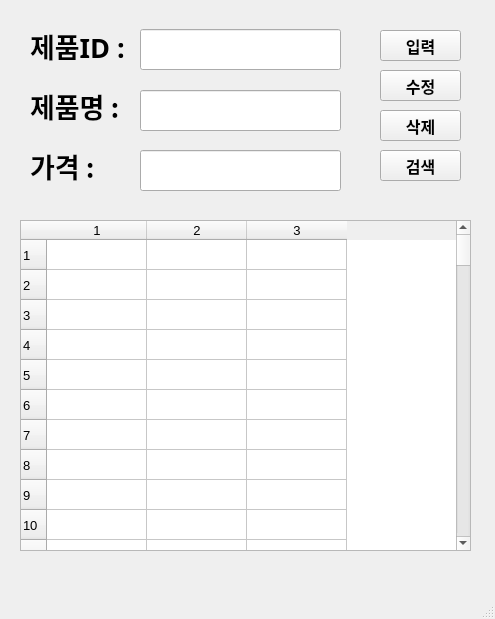
<?xml version="1.0" encoding="UTF-8"?>
<ui version="4.0">
 <class>MainWindow</class>
 <widget class="QMainWindow" name="MainWindow">
  <property name="geometry">
   <rect>
    <x>0</x>
    <y>0</y>
    <width>495</width>
    <height>619</height>
   </rect>
  </property>
  <property name="windowTitle">
   <string>MainWindow</string>
  </property>
  <widget class="QWidget" name="centralwidget">
   <widget class="QLabel" name="label">
    <property name="geometry">
     <rect>
      <x>30</x>
      <y>20</y>
      <width>101</width>
      <height>51</height>
     </rect>
    </property>
    <property name="font">
     <font>
      <family>맑은 고딕</family>
      <pointsize>20</pointsize>
      <weight>75</weight>
      <bold>true</bold>
     </font>
    </property>
    <property name="text">
     <string>제품ID :</string>
    </property>
   </widget>
   <widget class="QLabel" name="label_2">
    <property name="geometry">
     <rect>
      <x>30</x>
      <y>80</y>
      <width>101</width>
      <height>51</height>
     </rect>
    </property>
    <property name="font">
     <font>
      <family>맑은 고딕</family>
      <pointsize>20</pointsize>
      <weight>75</weight>
      <bold>true</bold>
     </font>
    </property>
    <property name="text">
     <string>제품명 :</string>
    </property>
   </widget>
   <widget class="QLabel" name="label_3">
    <property name="geometry">
     <rect>
      <x>30</x>
      <y>140</y>
      <width>101</width>
      <height>51</height>
     </rect>
    </property>
    <property name="font">
     <font>
      <family>맑은 고딕</family>
      <pointsize>20</pointsize>
      <weight>75</weight>
      <bold>true</bold>
     </font>
    </property>
    <property name="text">
     <string>가격 :</string>
    </property>
   </widget>
   <widget class="QLineEdit" name="prodID">
    <property name="geometry">
     <rect>
      <x>140</x>
      <y>29</y>
      <width>201</width>
      <height>41</height>
     </rect>
    </property>
    <property name="font">
     <font>
      <family>맑은 고딕</family>
      <pointsize>20</pointsize>
      <weight>75</weight>
      <bold>true</bold>
     </font>
    </property>
   </widget>
   <widget class="QLineEdit" name="prodName">
    <property name="geometry">
     <rect>
      <x>140</x>
      <y>90</y>
      <width>201</width>
      <height>41</height>
     </rect>
    </property>
    <property name="font">
     <font>
      <family>맑은 고딕</family>
      <pointsize>20</pointsize>
      <weight>75</weight>
      <bold>true</bold>
     </font>
    </property>
   </widget>
   <widget class="QLineEdit" name="prodPrice">
    <property name="geometry">
     <rect>
      <x>140</x>
      <y>150</y>
      <width>201</width>
      <height>41</height>
     </rect>
    </property>
    <property name="font">
     <font>
      <family>맑은 고딕</family>
      <pointsize>20</pointsize>
      <weight>75</weight>
      <bold>true</bold>
     </font>
    </property>
   </widget>
   <widget class="QPushButton" name="pushButton">
    <property name="geometry">
     <rect>
      <x>380</x>
      <y>30</y>
      <width>81</width>
      <height>31</height>
     </rect>
    </property>
    <property name="font">
     <font>
      <family>맑은 고딕</family>
      <pointsize>12</pointsize>
      <weight>75</weight>
      <bold>true</bold>
     </font>
    </property>
    <property name="text">
     <string>입력</string>
    </property>
   </widget>
   <widget class="QPushButton" name="pushButton_2">
    <property name="geometry">
     <rect>
      <x>380</x>
      <y>70</y>
      <width>81</width>
      <height>31</height>
     </rect>
    </property>
    <property name="font">
     <font>
      <family>맑은 고딕</family>
      <pointsize>12</pointsize>
      <weight>75</weight>
      <bold>true</bold>
     </font>
    </property>
    <property name="text">
     <string>수정</string>
    </property>
   </widget>
   <widget class="QPushButton" name="pushButton_4">
    <property name="geometry">
     <rect>
      <x>380</x>
      <y>110</y>
      <width>81</width>
      <height>31</height>
     </rect>
    </property>
    <property name="font">
     <font>
      <family>맑은 고딕</family>
      <pointsize>12</pointsize>
      <weight>75</weight>
      <bold>true</bold>
     </font>
    </property>
    <property name="text">
     <string>삭제</string>
    </property>
   </widget>
   <widget class="QPushButton" name="pushButton_5">
    <property name="geometry">
     <rect>
      <x>380</x>
      <y>150</y>
      <width>81</width>
      <height>31</height>
     </rect>
    </property>
    <property name="font">
     <font>
      <family>맑은 고딕</family>
      <pointsize>12</pointsize>
      <weight>75</weight>
      <bold>true</bold>
     </font>
    </property>
    <property name="text">
     <string>검색</string>
    </property>
   </widget>
   <widget class="QTableWidget" name="tableWidget">
    <property name="geometry">
     <rect>
      <x>20</x>
      <y>220</y>
      <width>451</width>
      <height>331</height>
     </rect>
    </property>
    <property name="font">
     <font>
      <pointsize>10</pointsize>
     </font>
    </property>
    <property name="rowCount">
     <number>100</number>
    </property>
    <property name="columnCount">
     <number>3</number>
    </property>
    <row/>
    <row/>
    <row/>
    <row/>
    <row/>
    <row/>
    <row/>
    <row/>
    <row/>
    <row/>
    <row/>
    <row/>
    <row/>
    <row/>
    <row/>
    <row/>
    <row/>
    <row/>
    <row/>
    <row/>
    <row/>
    <row/>
    <row/>
    <row/>
    <row/>
    <row/>
    <row/>
    <row/>
    <row/>
    <row/>
    <row/>
    <row/>
    <row/>
    <row/>
    <row/>
    <row/>
    <row/>
    <row/>
    <row/>
    <row/>
    <row/>
    <row/>
    <row/>
    <row/>
    <row/>
    <row/>
    <row/>
    <row/>
    <row/>
    <row/>
    <row/>
    <row/>
    <row/>
    <row/>
    <row/>
    <row/>
    <row/>
    <row/>
    <row/>
    <row/>
    <row/>
    <row/>
    <row/>
    <row/>
    <row/>
    <row/>
    <row/>
    <row/>
    <row/>
    <row/>
    <row/>
    <row/>
    <row/>
    <row/>
    <row/>
    <row/>
    <row/>
    <row/>
    <row/>
    <row/>
    <row/>
    <row/>
    <row/>
    <row/>
    <row/>
    <row/>
    <row/>
    <row/>
    <row/>
    <row/>
    <row/>
    <row/>
    <row/>
    <row/>
    <row/>
    <row/>
    <row/>
    <row/>
    <row/>
    <row/>
    <column/>
    <column/>
    <column/>
   </widget>
  </widget>
  <widget class="QMenuBar" name="menubar">
   <property name="geometry">
    <rect>
     <x>0</x>
     <y>0</y>
     <width>495</width>
     <height>21</height>
    </rect>
   </property>
  </widget>
  <widget class="QStatusBar" name="statusbar"/>
 </widget>
 <resources/>
 <connections>
  <connection>
   <sender>pushButton</sender>
   <signal>clicked()</signal>
   <receiver>MainWindow</receiver>
   <slot>addProduct()</slot>
   <hints>
    <hint type="sourcelabel">
     <x>399</x>
     <y>61</y>
    </hint>
    <hint type="destinationlabel">
     <x>464</x>
     <y>66</y>
    </hint>
   </hints>
  </connection>
  <connection>
   <sender>pushButton_2</sender>
   <signal>clicked()</signal>
   <receiver>MainWindow</receiver>
   <slot>updateProduct()</slot>
   <hints>
    <hint type="sourcelabel">
     <x>437</x>
     <y>101</y>
    </hint>
    <hint type="destinationlabel">
     <x>478</x>
     <y>101</y>
    </hint>
   </hints>
  </connection>
  <connection>
   <sender>pushButton_4</sender>
   <signal>clicked()</signal>
   <receiver>MainWindow</receiver>
   <slot>removeProduct()</slot>
   <hints>
    <hint type="sourcelabel">
     <x>430</x>
     <y>140</y>
    </hint>
    <hint type="destinationlabel">
     <x>492</x>
     <y>139</y>
    </hint>
   </hints>
  </connection>
  <connection>
   <sender>pushButton_5</sender>
   <signal>clicked()</signal>
   <receiver>MainWindow</receiver>
   <slot>getProduct()</slot>
   <hints>
    <hint type="sourcelabel">
     <x>426</x>
     <y>184</y>
    </hint>
    <hint type="destinationlabel">
     <x>493</x>
     <y>181</y>
    </hint>
   </hints>
  </connection>
 </connections>
 <slots>
  <slot>addProduct()</slot>
  <slot>updateProduct()</slot>
  <slot>removeProduct()</slot>
  <slot>getProduct()</slot>
 </slots>
</ui>
